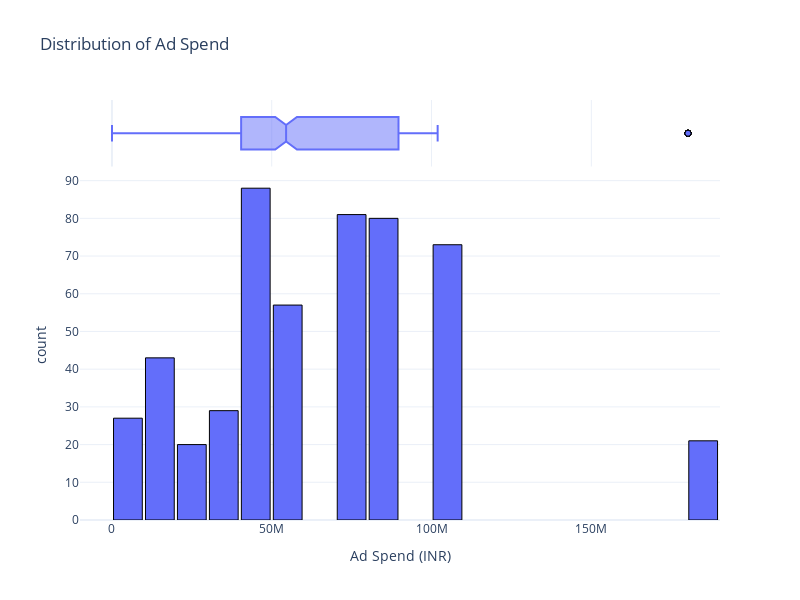

The notebook cell this image was saved under:
### Markdown cell above
It shows that higher ad spending does not necessarily correlate with higher voter turnout. Other factors besides ad spend may play a significant role in influencing voter turnout.

### Code cell
#distribution of ad spending
fig = px.histogram(merged_data, x='Amount spent (INR)', nbins=30, marginal='box',
                   labels={'Amount spent (INR)': 'Ad Spend (INR)'},
                   title='Distribution of Ad Spend')

fig.update_traces(marker=dict(line=dict(color='black', width=1)))
fig.update_layout(bargap=0.1, width=800, height=600)

fig.show()

### Figure 1 — Plotly figure (JSON) as saved in the notebook; plotly's stock layout.template omitted (floating-point values rounded to 4 significant figures; data arrays with more than 128 entries replaced by an {"elided": "..."} marker saying what was removed)
{"data": [{"alignmentgroup": "True", "bingroup": "x", "hovertemplate": "Ad Spend (INR)=%{x}<br>count=%{y}<extra></extra>", "legendgroup": "", "marker": {"color": "#636efa", "line": {"color": "black", "width": 1}, "pattern": {"shape": ""}}, "name": "", "nbinsx": 30, "offsetgroup": "", "orientation": "v", "showlegend": false, "type": "histogram", "x": {"elided": "550 int values"}, "xaxis": "x", "yaxis": "y"}, {"alignmentgroup": "True", "hovertemplate": "Ad Spend (INR)=%{x}<extra></extra>", "legendgroup": "", "marker": {"color": "#636efa", "line": {"color": "black", "width": 1}}, "name": "", "notched": true, "offsetgroup": "", "showlegend": false, "type": "box", "x": {"elided": "550 int values"}, "xaxis": "x2", "yaxis": "y2"}], "layout": {"bargap": 0.1, "barmode": "relative", "height": 600, "legend": {"tracegroupgap": 0}, "title": {"text": "Distribution of Ad Spend"}, "width": 800, "xaxis": {"anchor": "y", "autorange": true, "domain": [0, 1], "range": [-9993000.0, 190300000.0], "title": {"text": "Ad Spend (INR)"}, "type": "linear"}, "xaxis2": {"anchor": "y2", "autorange": true, "domain": [0, 1], "matches": "x", "range": [-9993000.0, 190300000.0], "showgrid": true, "showticklabels": false, "type": "linear"}, "yaxis": {"anchor": "x", "autorange": true, "domain": [0, 0.8316], "range": [0, 92.63], "title": {"text": "count"}}, "yaxis2": {"anchor": "x2", "autorange": true, "domain": [0.8416, 1], "matches": "y2", "range": [-0.5, 0.5], "showgrid": false, "showline": false, "showticklabels": false, "ticks": "", "type": "category"}}}
